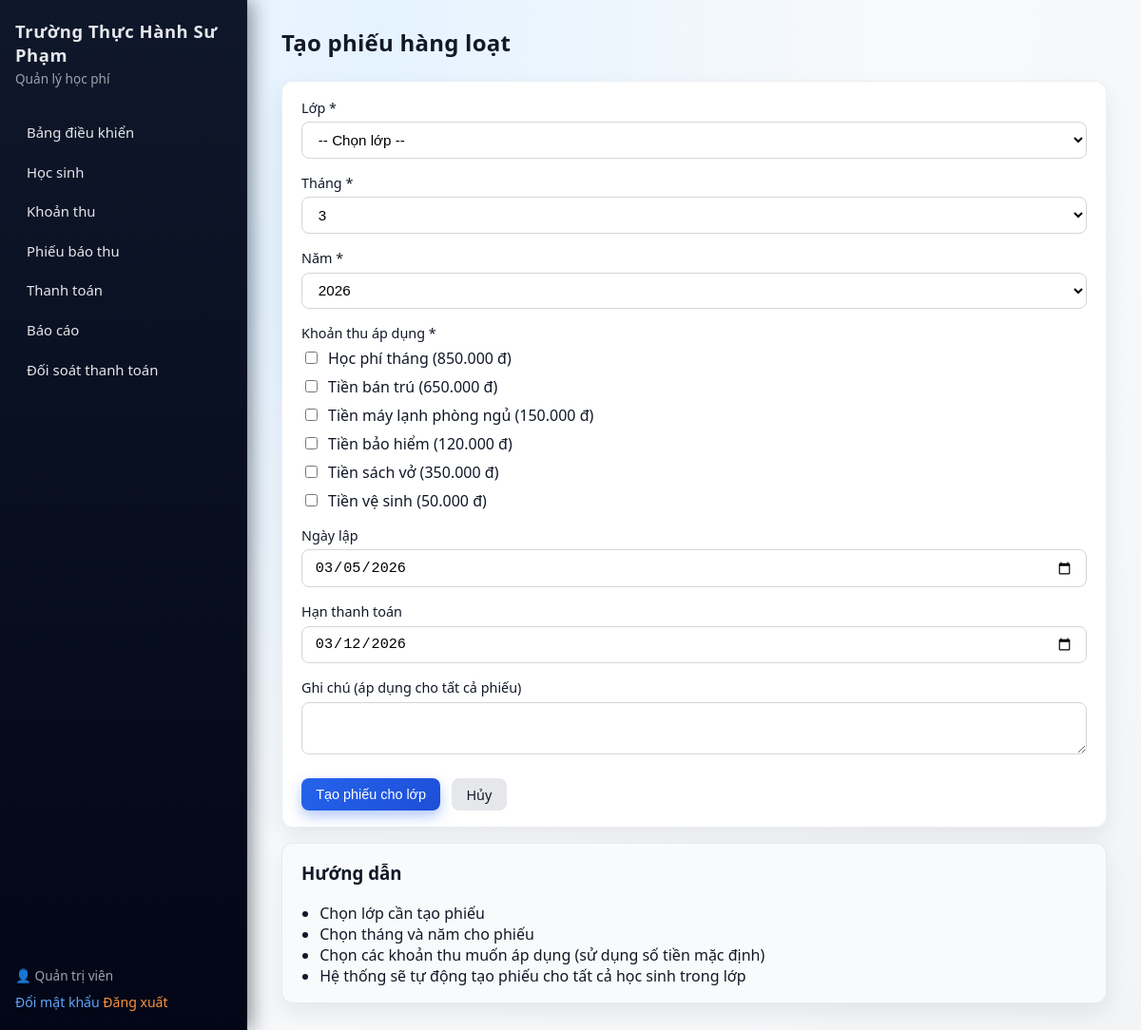
The page /public/index.php?controller=hoadon&action=bulkCreate (signed in) on the database its author committed.
### tables this page shows
CREATE TABLE IF NOT EXISTS fee_categories (
    id INT AUTO_INCREMENT PRIMARY KEY,
    name VARCHAR(200) NOT NULL,
    description TEXT,
    default_amount INT NOT NULL DEFAULT 0,
    unit ENUM('month', 'day', 'term', 'once') DEFAULT 'month',
    is_active TINYINT(1) DEFAULT 1,
    created_at TIMESTAMP DEFAULT CURRENT_TIMESTAMP
);

### app/core/BaseController.php (called while the page is built, shortened)
<?php
abstract class BaseController
{
    protected function render(string $view, array $params = []): void
    {
        require __DIR__ . '/../views/layouts/chinh.php';
    }
}

### app/controllers/HoaDonController.php (called while the page is built, shortened)
<?php
class HoaDonController extends BaseController
{
    public function bulkCreateAction(): void
    {
        $error = null;
        $success = 0;
        $classes = HocSinh::getClasses();
        $feeCategories = LoaiKhoanThu::getAll();
        $data = [
            'class' => '',
            'month' => date('m'),
            'year' => date('Y'),
            'fee_category_ids' => [],
            'issue_date' => date('Y-m-d'),
            'due_date' => date('Y-m-d', strtotime('+7 days')),
            'note' => '',
        ];
        $this->render('hoadon/bulk_create', [
            'pageTitle' => 'Tạo phiếu hàng loạt',
            'error' => $error,
            'success' => $success,
            'data' => $data,
            'classes' => $classes,
            'feeCategories' => $feeCategories,
        ]);
    }
}

### app/core/Router.php (called while the page is built, shortened)
<?php
class Router
{
    public function dispatch(string $controllerName, string $actionName): void
    {
        $actionMethod = $actionName . 'Action';
        $controller = new $controllerClass();
        $controller->{$actionMethod}();
    }
}

### public/index.php (called while the page is built, shortened)
<?php
require_once __DIR__ . '/../app/core/BaseController.php';
require_once __DIR__ . '/../app/core/Router.php';
$router = new Router();
$controller = $_GET['controller'] ?? 'dashboard';
$action = $_GET['action'] ?? 'index';
try {
    $router->dispatch($controller, $action);
} catch (Throwable $e) {
    http_response_code(500);
    echo '<h1>Lỗi hệ thống</h1>';
    echo '<p>' . htmlspecialchars($e->getMessage(), ENT_QUOTES, 'UTF-8') . '</p>';
}

### app/models/LoaiKhoanThu.php (called while the page is built, shortened)
<?php
class LoaiKhoanThu
{
    public static function getAll(): array
    {
        $pdo = Database::getConnection();
        $stmt = $pdo->query('SELECT * FROM fee_categories WHERE is_active = 1 ORDER BY created_at DESC');
        return $stmt->fetchAll();
    }
}

### app/views/hoadon/bulk_create.php (the view, shortened to what this page needs)
<div class="page-header">
    <h1>Tạo phiếu hàng loạt</h1>
</div>
<div class="card">
    <form method="POST" action="index.php?controller=hoadon&action=bulkCreate" class="form">
        <div class="form__row">
            <div class="form__group">
                <label class="form__label">Lớp <span class="required">*</span></label>
                <select name="class" class="form__input" required>
                    <option value="">-- Chọn lớp --</option>
                </select>
            </div>
            <div class="form__group">
                <label class="form__label">Tháng <span class="required">*</span></label>
                <select name="month" class="form__input" required>
                    <?php for ($m = 1; $m <= 12; $m++): ?>
                    <option value="<?= $m ?>" <?= ($data['month'] == $m) ? 'selected' : '' ?>><?= $m ?></option>
                    <?php endfor; ?>
                </select>
            </div>
            <div class="form__group">
                <label class="form__label">Năm <span class="required">*</span></label>
                <select name="year" class="form__input" required>
                    <?php for ($y = date('Y') - 1; $y <= date('Y') + 1; $y++): ?>
                    <option value="<?= $y ?>" <?= ($data['year'] == $y) ? 'selected' : '' ?>><?= $y ?></option>
                    <?php endfor; ?>
                </select>
            </div>
        </div>
        <div class="form__group">
            <label class="form__label">Khoản thu áp dụng <span class="required">*</span></label>
            <div style="display:flex; flex-direction:column; gap:8px;">
                <?php foreach ($feeCategories as $fc): ?>
                <label style="display:flex; align-items:center; gap:8px; cursor:pointer;">
                    <input type="checkbox" name="fee_category_ids[]" value="<?= $fc['id'] ?>"
                        <?= in_array($fc['id'], $data['fee_category_ids'] ?? []) ? 'checked' : '' ?>>
                    <?= htmlspecialchars($fc['name'], ENT_QUOTES, 'UTF-8') ?>
                    (<?= number_format($fc['default_amount'], 0, ',', '.') ?> đ)
                </label>
                <?php endforeach; ?>
            </div>
        </div>
        <div class="form__row">
            <div class="form__group">
                <label class="form__label">Ngày lập</label>
                <input type="date" name="issue_date" value="<?= htmlspecialchars($data['issue_date'], ENT_QUOTES, 'UTF-8') ?>" class="form__input">
            </div>
            <div class="form__group">
                <label class="form__label">Hạn thanh toán</label>
                <input type="date" name="due_date" value="<?= htmlspecialchars($data['due_date'], ENT_QUOTES, 'UTF-8') ?>" class="form__input">
            </div>
        </div>
        <div class="form__group">
            <label class="form__label">Ghi chú (áp dụng cho tất cả phiếu)</label>
            <textarea name="note" class="form__input" rows="2"><?= htmlspecialchars($data['note'] ?? '', ENT_QUOTES, 'UTF-8') ?></textarea>
        </div>
        <div class="form__actions">
            <button type="submit" class="btn btn-primary">Tạo phiếu cho lớp</button>
            <a href="index.php?controller=hoadon&action=index" class="btn btn-secondary">Hủy</a>
        </div>
    </form>
</div>
<div class="card" style="margin-top:1rem; background:#f9fafb;">
    <h3 style="margin-top:0;">Hướng dẫn</h3>
    <ul style="margin:0; padding-left:1.2rem;">
        <li>Chọn lớp cần tạo phiếu</li>
        <li>Chọn tháng và năm cho phiếu</li>
        <li>Chọn các khoản thu muốn áp dụng (sử dụng số tiền mặc định)</li>
        <li>Hệ thống sẽ tự động tạo phiếu cho tất cả học sinh trong lớp</li>
    </ul>
</div>

### public/css/style.css (style rules this page uses)
*, *::before, *::after { box-sizing: border-box; }
body { margin: 0; font-family: system-ui, -apple-system, BlinkMacSystemFont, 'Segoe UI', sans-serif; background: radial-gradient(circle at top left, #eff6ff 0, #e5f3ff 25%, #f9fafb 60%, #f3f4f6 100%); color: #111827; }
.page-header { display: flex; justify-content: space-between; align-items: center; margin-bottom: 1.5rem; }
.page-header h1 { font-size: 1.5rem; font-weight: 650; letter-spacing: 0.01em; margin: 0; }
.form__group { margin-bottom: 1rem; }
.form__label { display: block; margin-bottom: 0.35rem; font-size: 0.9rem; font-weight: 500; }
.form__input, .form-control, .form-textarea, select { width: 100%; padding: 0.55rem 0.8rem; border-radius: 0.5rem; border: 1px solid #d1d5db; font-size: 0.95rem; background: #ffffff; transition: border-color 0.12s ease, box-shadow 0.12s ease, background 0.12s ease; }
.form__actions { display: flex; gap: 0.75rem; margin-top: 1.25rem; }
.card { background: #ffffff; border-radius: 0.75rem; padding: 1.1rem 1.25rem; box-shadow: 0 10px 25px rgba(15, 23, 42, 0.08); border: 1px solid rgba(148, 163, 184, 0.18); }
.btn { display: inline-flex; align-items: center; justify-content: center; border-radius: 0.5rem; font-size: 0.9rem; padding: 0.45rem 0.95rem; border: none; cursor: pointer; text-decoration: none; transition: background 0.12s ease, transform 0.08s ease, box-shadow 0.12s ease; }
.btn-primary { background: linear-gradient(135deg, #2563eb, #1d4ed8); color: #ffffff; box-shadow: 0 6px 14px rgba(37, 99, 235, 0.35); }
.btn-secondary { background: #e5e7eb; color: #111827; }

### rows shown on the page
fee_categories: name "Học phí tháng", default_amount "850.000"
fee_categories: name "Tiền bán trú", default_amount "650.000"
fee_categories: name "Tiền máy lạnh phòng ngủ", default_amount "150.000"
fee_categories: name "Tiền bảo hiểm", default_amount "120.000"
fee_categories: name "Tiền sách vở", default_amount "350.000"
fee_categories: name "Tiền vệ sinh", default_amount "50.000"

### other values the page prints
Config::SCHOOL_NAME "Trường Thực Hành Sư Phạm"
$_SESSION['user_full_name'] "Quản trị viên"
form field month "3"
form field year "2026"
